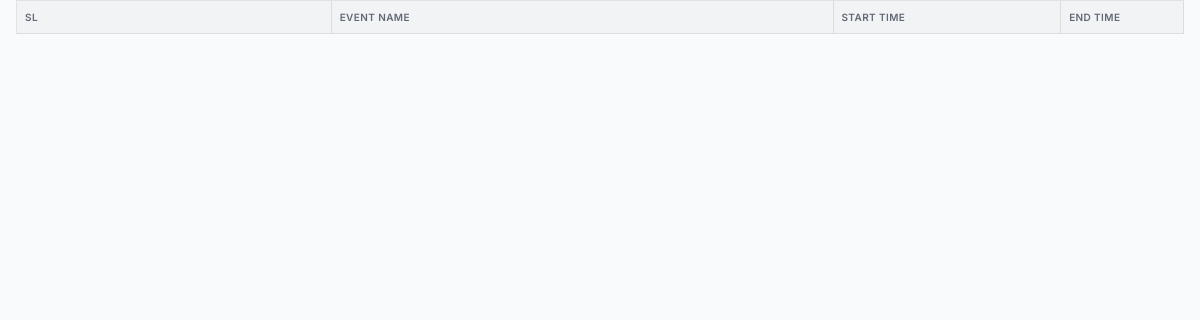
The page /all-event-list/ on the database as committed earlier.
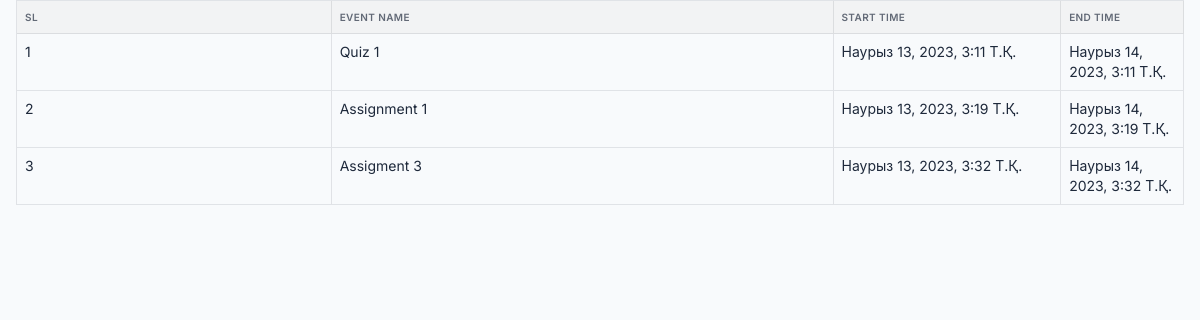
The same page on the database as committed later.
### calendarapp/models/event.py (models this page shows, shortened)
class Event(EventAbstract):
    title = models.CharField(max_length=200, unique=True)
    description = models.TextField(null=True, blank=True)
    start_time = models.DateTimeField()
    end_time = models.DateTimeField(null=True, blank=True)
    url = models.CharField(max_length=256, blank=True, null=True)
    objects = EventManager()

### calendarapp/views/event_list.py (the view)
# urls.py: path("all-event-list/", views.AllEventsListView.as_view(), name="all_events"),
class AllEventsListView(ListView):
    template_name = "calendarapp/events_list.html"
    model = Event
    def get_queryset(self):
        return Event.objects.get_all_events()

### calendarapp/models/event.py (called while the page is built)
    def get_all_events(self):
        events = Event.objects.filter(is_active=True, is_deleted=False)
        return events

### diploma_backend/context_processors.py (called while the page is built, shortened)
def all_events(request):
    events = Event.objects.get_all_events()
    event_list = []
    for event in events:
        if not event.start_time:
            event_list.append({
                "title": event.title,
                "end": event.end_time.strftime("%Y-%m-%dT%H:%M:%S"),
                "url": event.url,
            })
        elif event.url:
            event_list.append({
                "title": event.title,
                "start": event.start_time.strftime("%Y-%m-%dT%H:%M:%S"),
                "end": event.end_time.strftime("%Y-%m-%dT%H:%M:%S"),
                "url": event.url,
            })
    return {"all_events": event_list}

### templates/calendarapp/events_list.html (shortened to what this page needs)
{% extends 'base/base.html' %}
{% load static %}
{% block content %}
<div class="row">
    <div class="col-md-12">
        <div class="tile">
            <div class="tile-body">
                <div class="table-responsive">
                    <div id="sampleTable_wrapper" class="dataTables_wrapper container-fluid dt-bootstrap4 no-footer">
                        <div class="row">
                            <div class="col-sm-12">
                                <table class="table table-hover table-bordered dataTable no-footer" id="sampleTable" role="grid" aria-describedby="sampleTable_info">
                                    <thead>
                                        <tr role="row">
                                            <th class="sorting_asc" tabindex="0" aria-controls="sampleTable" rowspan="1" colspan="1" aria-sort="ascending" aria-label="Name: activate to sort column descending" style="width: 261.641px;">SL</th>
                                            <th class="sorting" tabindex="0" aria-controls="sampleTable" rowspan="1" colspan="1" aria-label="Position: activate to sort column ascending" style="width: 417.312px;">Event Name</th>
                                            <th class="sorting" tabindex="0" aria-controls="sampleTable" rowspan="1" colspan="1" aria-label="Office: activate to sort column ascending" style="width: 189.281px;">Start Time</th>
                                            <th class="sorting" tabindex="0" aria-controls="sampleTable" rowspan="1" colspan="1" aria-label="Age: activate to sort column ascending" style="width: 102.141px;">End Time</th>
                                        </tr>
                                    </thead>
                                    <tbody>
                                        {% for event in object_list %}
                                            <tr role="row" class="odd">
                                                <td class="sorting_1">{{ forloop.counter }}</td>
                                                <td>{{ event.title }}</td>
                                                <td>{{ event.start_time }}</td>
                                                <td>{{ event.end_time }}</td>
                                            </tr>
                                        {% endfor %}
                                    </tbody>
                                </table>
                            </div>
                        </div>
                    </div>
                </div>
            </div>
        </div>
    </div>
</div>
{% endblock content %}

### templates/base/base.html (shortened to what this page needs)
<!DOCTYPE html>
<html lang="en">
{% load static %}
<head>
    <link href="{% static 'Tabler/dist/css/tabler.min.css' %}" rel="stylesheet"/>
    <link href="{% static 'Tabler/dist/css/tabler-flags.min.css' %}" rel="stylesheet"/>
    <link href="{% static 'Tabler/dist/css/tabler-payments.min.css' %}" rel="stylesheet"/>
    <link href="{% static 'Tabler/dist/css/tabler-vendors.min.css' %}" rel="stylesheet"/>
    <link href="{% static 'Tabler/dist/css/demo.min.css' %}" rel="stylesheet"/>
    <link rel="stylesheet" href="{% static 'calendar/vanilla-calendar.min.css' %}"/>
    <link href="{% static 'calender/main.css' %}" rel="stylesheet"/>
    <link rel="stylesheet" type="text/css" href="{% static 'css/core.css' %}">
    <link rel="stylesheet" type="text/css"
          href="https://maxcdn.bootstrapcdn.com/font-awesome/4.7.0/css/font-awesome.min.css"/>
</head>
<body>
{% block content %}
{% endblock %}
</body>
</html>

### templates/base/js.html (shortened to what this page needs)
{% load static %}

### static/calender/main.css (style rules this page uses)
:root { --fc-daygrid-event-dot-width: 8px; }
:root { --fc-list-event-dot-width: 10px; --fc-list-event-hover-bg-color: #f5f5f5; }

Rows that differ between the two databases and show on the page:
added Event: title "Quiz 1", start_time "Наурыз 13, 2023, 3:11 Т.Қ.", end_time "Наурыз 14, 2023, 3:11 Т.Қ."
added Event: title "Assignment 1", start_time "Наурыз 13, 2023, 3:19 Т.Қ.", end_time "Наурыз 14, 2023, 3:19 Т.Қ."
added Event: title "Assigment 3", start_time "Наурыз 13, 2023, 3:32 Т.Қ.", end_time "Наурыз 14, 2023, 3:32 Т.Қ."
